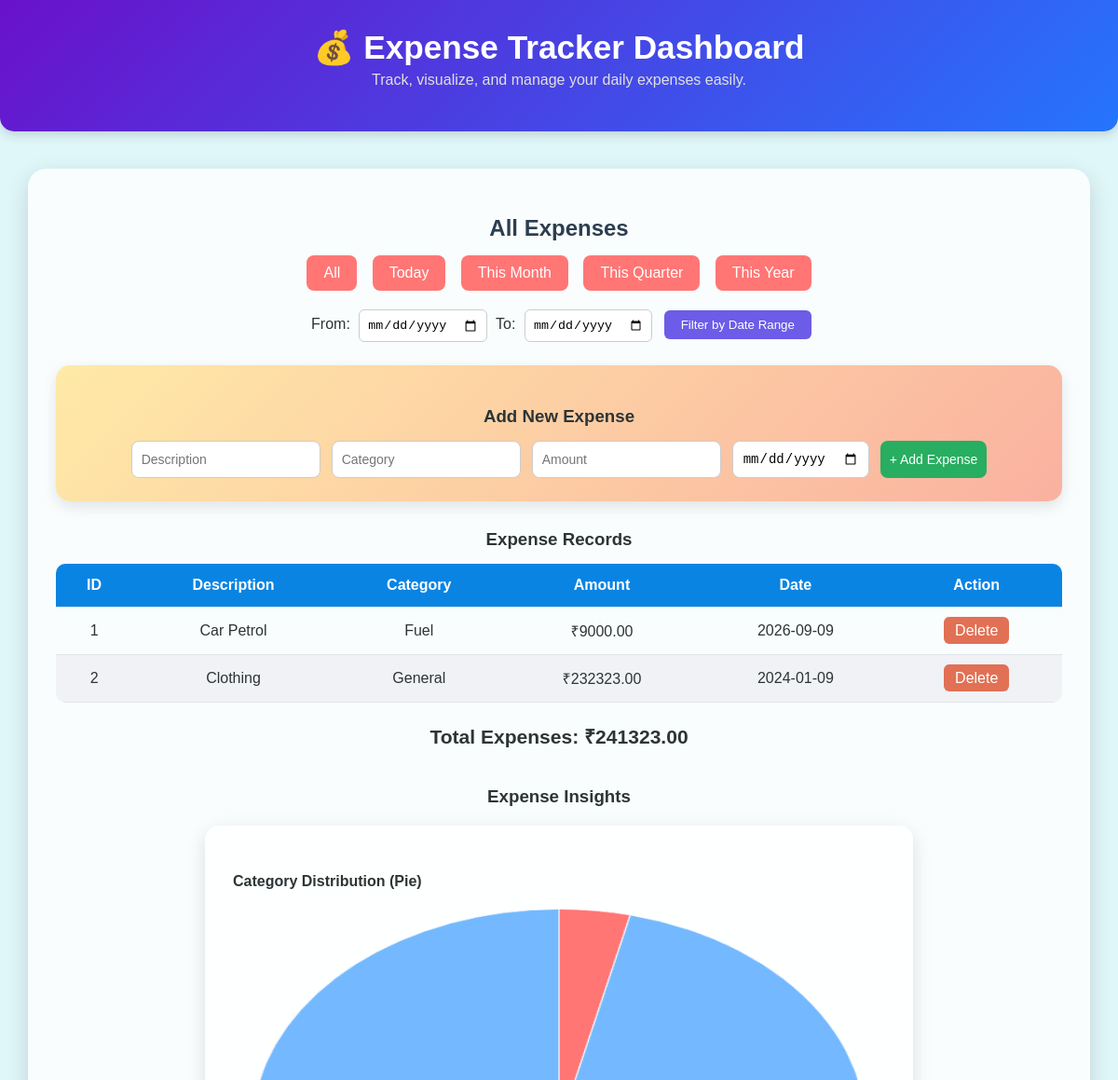
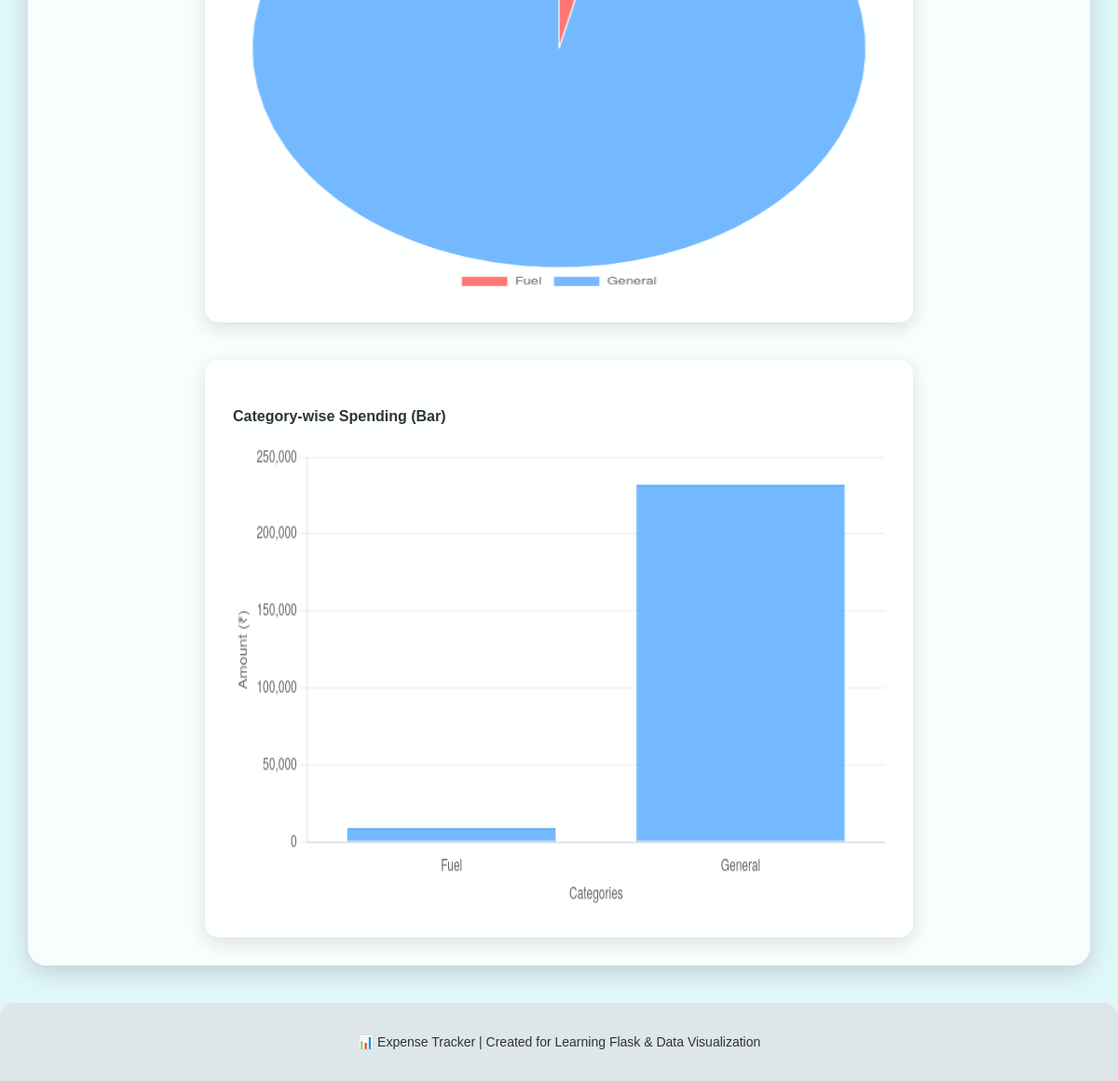
The page / on the database its author committed (2 pictures, top to bottom).
### tables this page shows
CREATE TABLE expense_head
                 (id INTEGER PRIMARY KEY AUTOINCREMENT,
                  description TEXT not null,
                  category TEXT not null,
                  amount REAL not null,
                  date TEXT not null);

### app.py (the view)
@app.route('/')
def index():
    conn = sqlite3.connect('expenses.db')
    cur = conn.cursor()
    cur.execute("SELECT * FROM expense_head order by id asc")
    expenses = cur.fetchall()
    total = sum(expense[3] for expense in expenses)
    conn.close()
    return render_template('index.html', expenses=expenses , title="All Expenses", total=total)

### templates/index.html (shortened to what this page needs)
<!DOCTYPE html>
<html lang="en">
<head>
  <link rel="stylesheet" href="{{ url_for('static', filename='style.css') }}">
</head>
<body>
  <header>
    <h1>💰 Expense Tracker Dashboard</h1>
    <p>Track, visualize, and manage your daily expenses easily.</p>
  </header>
  <div class="container">
    <section class="filters-section">
      {% if title %}
        <h2>{{ title }}</h2>
      {% else %}
        <h2>All Expenses Overview</h2>
      {% endif %}
      <div class="filters">
        <a href="/">All</a>
        <a href="/filter?type=day">Today</a>
        <a href="/filter?type=month">This Month</a>
        <a href="/filter?type=quarter">This Quarter</a>
        <a href="/filter?type=year">This Year</a>
      </div>
      <form class="date-filter" action="/filter" method="POST">
        <label>From:</label>
        <input type="date" name="from_date" required>
        <label>To:</label>
        <input type="date" name="to_date" required>
        <button type="submit">Filter by Date Range</button>
      </form>
    </section>
    <section class="add-expense">
      <h3>Add New Expense</h3>
      <form class="add-form" action="/add" method="POST">
        <input type="text" name="description" placeholder="Description" required>
        <input type="text" name="category" placeholder="Category" required>
        <input type="number" name="amount" placeholder="Amount" step="0.01" required>
        <input type="date" name="date">
        <button type="submit">+ Add Expense</button>
      </form>
    </section>
    <section class="table-section">
      <h3>Expense Records</h3>
      <table>
        <thead>
          <tr>
            <th>ID</th>
            <th>Description</th>
            <th>Category</th>
            <th>Amount</th>
            <th>Date</th>
            <th>Action</th>
          </tr>
        </thead>
        <tbody>
          {% for expense in expenses %}
            <tr>
              <td>{{ expense[0] }}</td>
              <td>{{ expense[1] }}</td>
              <td>{{ expense[2] }}</td>
              <td>₹{{ "%.2f"|format(expense[3]) }}</td>
              <td>{{ expense[4] }}</td>
              <td><a href="/delete/{{ expense[0] }}" class="delete-btn">Delete</a></td>
            </tr>
          {% else %}
            <tr>
              <td colspan="6" class="no-data">No expenses found.</td>
            </tr>
          {% endfor %}
        </tbody>
      </table>
      <div class="total">
        <h3>Total Expenses: ₹{{ "%.2f"|format(total) }}</h3>
      </div>
    </section>
    <section class="chart-section">
      <h3>Expense Insights</h3>
      <div class="chart-container">
        <div class="chart-box">
          <h4>Category Distribution (Pie)</h4>
          <canvas id="expensePie"></canvas>
        </div>
        <div class="chart-box">
          <h4>Category-wise Spending (Bar)</h4>
          <canvas id="expenseBar"></canvas>
        </div>
      </div>
    </section>
  </div>
  <footer>
    <p>📊 Expense Tracker | Created for Learning Flask & Data Visualization</p>
  </footer>
  <script>
    fetch('/chart-data')
      .then(res => res.json())
      .then(data => {
        const colors = [
          '#ff7675', '#74b9ff', '#ffeaa7',
          '#55efc4', '#a29bfe', '#fab1a0',
          '#81ecec', '#fd79a8'
        ];
        // Pie Chart
        new Chart(document.getElementById('expensePie'), {
          type: 'pie',
          data: {
            labels: data.labels,
            datasets: [{
              data: data.values,
              backgroundColor: colors,
              borderWidth: 1,
              borderColor: '#fff',
            }]
          },
          options: {
            responsive: true,
            plugins: {
              legend: { position: 'bottom' },
              title: { display: false }
            }
          }
        });
        // Bar Chart
        new Chart(document.getElementById('expenseBar'), {
          type: 'bar',
          data: {
            labels: data.labels,
            datasets: [{
              label: 'Total Amount (₹)',
              data: data.values,
              backgroundColor: '#74b9ff',
              borderColor: '#0984e3',
              borderWidth: 1
            }]
          },
          options: {
            responsive: true,
            scales: {
              y: {
                beginAtZero: true,
                title: { display: true, text: 'Amount (₹)' },
                grid: { color: '#ecf0f1' }
              },
              x: {
                title: { display: true, text: 'Categories' },
                grid: { display: false }
              }
            },
            plugins: {
              legend: { display: false },
              tooltip: {
                callbacks: {
                  label: (ctx) => `₹${ctx.parsed.y.toFixed(2)}`
                }
              }
            }
          }
        });
      });
  </script>
</body>
</html>

### static/style.css (style rules this page uses)
body { font-family: "Poppins", sans-serif; margin: 0; color: #2d3436; background: #e0f7fa; }
header { background: linear-gradient(135deg, #6a11cb, #2575fc); color: white; text-align: center; padding: 30px 10px; box-shadow: 0 4px 12px rgba(0, 0, 0, 0.15); border-bottom-left-radius: 15px; border-bottom-right-radius: 15px; }
header h1 { margin: 0; font-size: 2.2rem; }
header p { margin-top: 5px; font-size: 1rem; color: #e0e0e0; }
.container { width: 90%; max-width: 1150px; margin: 40px auto; background: #ffffffcc; border-radius: 20px; padding: 30px; box-shadow: 0 8px 25px rgba(0,0,0,0.15); }
.filters-section h2 { text-align: center; color: #2c3e50; margin-bottom: 15px; }
.filters { text-align: center; margin-bottom: 20px; }
.filters a { display: inline-block; background: #ff7675; color: white; padding: 10px 18px; margin: 0 6px; border-radius: 8px; text-decoration: none; font-weight: 500; transition: 0.3s; }
.date-filter { text-align: center; margin: 15px 0 25px; }
.date-filter label { margin: 0 5px; font-weight: 500; }
.date-filter input { padding: 8px; border: 1px solid #ccc; border-radius: 6px; }
.date-filter button { padding: 8px 18px; background: #6c5ce7; color: white; border: none; border-radius: 6px; cursor: pointer; margin-left: 8px; transition: 0.3s; }
.add-expense { background: linear-gradient(135deg, #ffeaa7, #fab1a0); border-radius: 15px; padding: 25px; margin-bottom: 30px; box-shadow: 0 6px 15px rgba(0,0,0,0.1); }
.add-expense h3 { text-align: center; margin-bottom: 15px; }
.add-form { display: flex; flex-wrap: wrap; justify-content: center; gap: 12px; }
.add-form input, .add-form button { padding: 10px; border-radius: 8px; border: 1px solid #ccc; font-size: 14px; }
.add-form button { background: #27ae60; color: white; border: none; cursor: pointer; font-weight: 500; transition: 0.3s; }
.table-section h3 { text-align: center; margin-bottom: 15px; color: #2d3436; }
table { width: 100%; border-collapse: collapse; border-radius: 10px; overflow: hidden; }
thead { background: #0984e3; color: white; }
th, td { padding: 14px; text-align: center; border-bottom: 1px solid #dfe6e9; }
tbody tr:nth-child(even) { background: #f1f2f6; }
.delete-btn { background: #e17055; color: white; padding: 6px 12px; border-radius: 6px; text-decoration: none; font-weight: 500; transition: 0.3s; }
.total { text-align: right; margin-top: 20px; font-size: 18px; font-weight: bold; color: #2c3e50; }
.chart-section h3 { text-align: center; margin-top: 40px; color: #2d3436; }
.chart-container { display: flex; justify-content: center; flex-wrap: wrap; gap: 40px; margin-top: 20px; }
.chart-box { width: 700px; background: #ffffffdd; border-radius: 15px; padding: 30px; box-shadow: 0 6px 20px rgba(0,0,0,0.12); }
.chart-box h4 { color: #2d3436; margin-bottom: 20px; }
canvas { width: 100% !important; height: 500px !important; }
footer { text-align: center; padding: 20px; font-size: 14px; color: #2d3436; background-color: #dfe6e9; margin-top: 40px; border-top-left-radius: 15px; border-top-right-radius: 15px; }

### rows shown on the page
expense_head: id "1", description "Car Petrol", category "Fuel", amount "9000.00", date "2026-09-09"
expense_head: id "2", description "Clothing", category "General", amount "232323.00", date "2024-01-09"

### other values the page prints
{{ title }} "All Expenses"
{{ "%.2f"|format(total) }} "241323.00"
